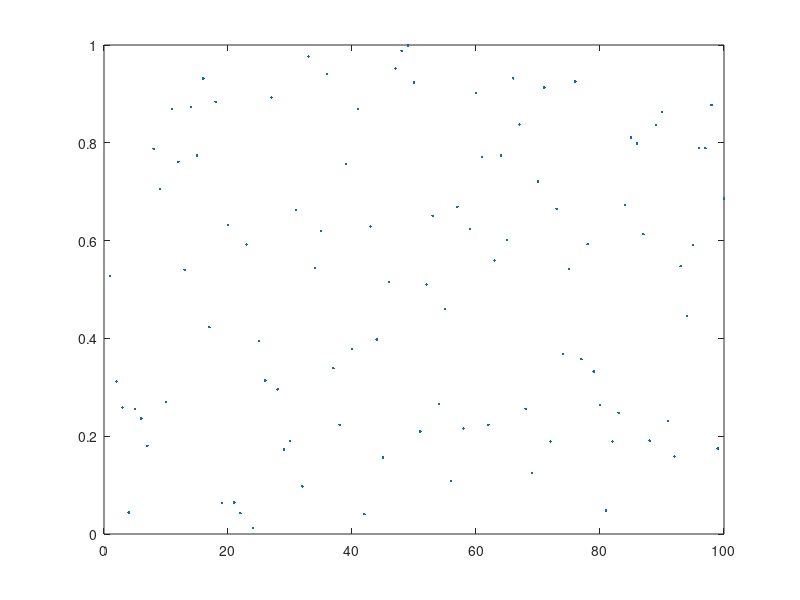
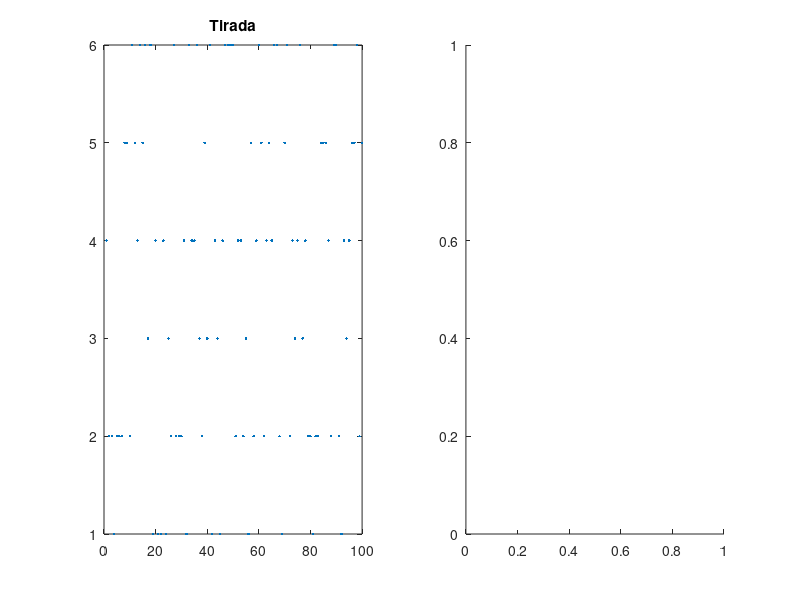

These charts were generated, in order, by the following MATLAB code: (Note: this script raises an error after producing the figures.)
%%Probabilidad de un evento
%Simulacion de lanzamiento de un dado

N=100; %Cantidad de lanzamientos
V=rand(1,N); %Vector de numeros aleatorios (rand)
X=zeros(1,N); %Vector de ceros (para almacenar la cantidad de veces que cae cada lado)
P=1/6; %Probabilidad 1 de 6 (por los seis lados del dado)

figure (1) %Simulacion de lanzamientos (eje y entre 0 y 1)(eje x la cantidad de lanzamientos)
plot(V,'.')

for i=1:N %Condiciones de probabilidad
    if(V(i)<P) %Vector de numero aleatorio menor a la probabilidad (0.16)
        X(i)=1;
    else
        if (P<= V(i) && V(i)<(2*P))%0.32
            X(i)=2;
        else
            if((2*P)<= V(i) && V(i)<(3*P))%0.48
                X(i)=3;
            else
                if((3*P)<= V(i) && V(i)<(4*P))%0.64
                    X(i)=4;
                else
                    if((4*P)<= V(i) && V(i)<(5*P))%0.8
                        X(i)=5;
                    else
                        if((5*P)<= V(i) && V(i)<(6*P))%0.96
                            X(i)=6;
                        end
                    end
                end
            end
        end
    end
end

figure (2)
subplot(1,2,1)
plot(X,'.')
title ('Tirada') %Representacion de lanzamientos
subplot(1,2,2)
histogram(X,'BinMethod','Sturges') %Representacion grafica del conjunto de datos obtenidos
title('Distribucion de Tiradas')

%Mostrar el lanzamiento en el que se obtuvo el lado(vector)
%find (encontrar en el vector el lado)
uno=find(X==1);
dos=find(X==2);
tres=find(X==3);
cuatro=find(X==4);
cinco=find(X==5);
seis=find(X==6);

%Contar la cantidad de veces que cayo el lado (vector)
%length (contar la cantidaad obtenida)
l1 = length (uno);
l2 = length (dos);
l3 = length (tres);
l4 = length (cuatro);
l5 = length (cinco);
l6 = length (seis);

%calculo de la probabilidad
x(1) = l1/N;
x(2) = l2/N;
x(3) = l3/N;
x(4) = l4/N;
x(5) = l5/N;
x(6) = l6/N;

%grafica de probabilidad
y=1:6;
figure (3)
bar(y,x,0.4)
